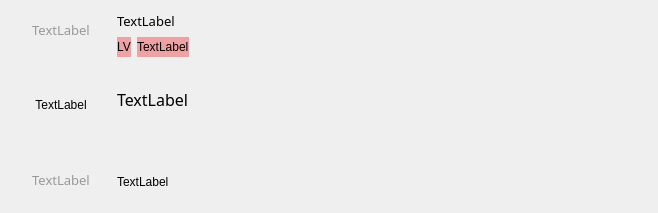
<?xml version="1.0" encoding="UTF-8"?>
<ui version="4.0">
 <class>Comment</class>
 <widget class="QWidget" name="Comment">
  <property name="geometry">
   <rect>
    <x>0</x>
    <y>0</y>
    <width>658</width>
    <height>213</height>
   </rect>
  </property>
  <property name="windowTitle">
   <string>Form</string>
  </property>
  <layout class="QGridLayout" name="gridLayout">
   <item row="0" column="0">
    <layout class="QHBoxLayout" name="horizontalLayout">
     <item>
      <layout class="QVBoxLayout" name="verticalLayout">
       <item>
        <layout class="QHBoxLayout" name="horizontalLayout_2">
         <item>
          <widget class="QLabel" name="indexLabel">
           <property name="minimumSize">
            <size>
             <width>100</width>
             <height>0</height>
            </size>
           </property>
           <property name="maximumSize">
            <size>
             <width>100</width>
             <height>30</height>
            </size>
           </property>
           <property name="font">
            <font>
             <family>微软雅黑</family>
             <pointsize>10</pointsize>
            </font>
           </property>
           <property name="layoutDirection">
            <enum>Qt::RightToLeft</enum>
           </property>
           <property name="styleSheet">
            <string notr="true">color: #999999;</string>
           </property>
           <property name="text">
            <string>TextLabel</string>
           </property>
           <property name="alignment">
            <set>Qt::AlignCenter</set>
           </property>
          </widget>
         </item>
        </layout>
       </item>
       <item alignment="Qt::AlignHCenter">
        <widget class="HeadLabel" name="picIcon">
         <property name="minimumSize">
          <size>
           <width>100</width>
           <height>100</height>
          </size>
         </property>
         <property name="maximumSize">
          <size>
           <width>100</width>
           <height>100</height>
          </size>
         </property>
         <property name="text">
          <string>TextLabel</string>
         </property>
         <property name="alignment">
          <set>Qt::AlignCenter</set>
         </property>
        </widget>
       </item>
       <item>
        <widget class="QLabel" name="dateLabel">
         <property name="minimumSize">
          <size>
           <width>100</width>
           <height>0</height>
          </size>
         </property>
         <property name="maximumSize">
          <size>
           <width>100</width>
           <height>30</height>
          </size>
         </property>
         <property name="font">
          <font>
           <family>微软雅黑</family>
           <pointsize>10</pointsize>
          </font>
         </property>
         <property name="styleSheet">
          <string notr="true">color: #999999;</string>
         </property>
         <property name="text">
          <string>TextLabel</string>
         </property>
         <property name="alignment">
          <set>Qt::AlignCenter</set>
         </property>
        </widget>
       </item>
      </layout>
     </item>
     <item>
      <layout class="QVBoxLayout" name="verticalLayout_2">
       <item>
        <layout class="QVBoxLayout" name="verticalLayout_3">
         <item>
          <widget class="QLabel" name="nameLabel">
           <property name="minimumSize">
            <size>
             <width>0</width>
             <height>20</height>
            </size>
           </property>
           <property name="maximumSize">
            <size>
             <width>16777215</width>
             <height>20</height>
            </size>
           </property>
           <property name="font">
            <font>
             <family>微软雅黑</family>
             <pointsize>10</pointsize>
            </font>
           </property>
           <property name="layoutDirection">
            <enum>Qt::LeftToRight</enum>
           </property>
           <property name="styleSheet">
            <string notr="true"/>
           </property>
           <property name="text">
            <string>TextLabel</string>
           </property>
           <property name="alignment">
            <set>Qt::AlignLeading|Qt::AlignLeft|Qt::AlignVCenter</set>
           </property>
          </widget>
         </item>
         <item>
          <layout class="QHBoxLayout" name="horizontalLayout_4">
           <item>
            <widget class="QLabel" name="levelLabel">
             <property name="minimumSize">
              <size>
               <width>0</width>
               <height>20</height>
              </size>
             </property>
             <property name="maximumSize">
              <size>
               <width>16777215</width>
               <height>20</height>
              </size>
             </property>
             <property name="styleSheet">
              <string notr="true">background:#eeA2A4;</string>
             </property>
             <property name="text">
              <string>LV</string>
             </property>
            </widget>
           </item>
           <item>
            <widget class="QLabel" name="titleLabel">
             <property name="minimumSize">
              <size>
               <width>0</width>
               <height>20</height>
              </size>
             </property>
             <property name="maximumSize">
              <size>
               <width>16777215</width>
               <height>20</height>
              </size>
             </property>
             <property name="styleSheet">
              <string notr="true">background:#eeA2A4;</string>
             </property>
             <property name="text">
              <string>TextLabel</string>
             </property>
            </widget>
           </item>
           <item>
            <spacer name="horizontalSpacer_3">
             <property name="orientation">
              <enum>Qt::Horizontal</enum>
             </property>
             <property name="sizeHint" stdset="0">
              <size>
               <width>40</width>
               <height>20</height>
              </size>
             </property>
            </spacer>
           </item>
          </layout>
         </item>
         <item>
          <widget class="QLabel" name="commentLabel">
           <property name="font">
            <font>
             <family>微软雅黑</family>
             <pointsize>12</pointsize>
            </font>
           </property>
           <property name="text">
            <string>TextLabel</string>
           </property>
          </widget>
         </item>
         <item>
          <layout class="QHBoxLayout" name="horizontalLayout_3">
           <property name="sizeConstraint">
            <enum>QLayout::SetDefaultConstraint</enum>
           </property>
           <item>
            <spacer name="horizontalSpacer_2">
             <property name="orientation">
              <enum>Qt::Horizontal</enum>
             </property>
             <property name="sizeHint" stdset="0">
              <size>
               <width>30</width>
               <height>20</height>
              </size>
             </property>
            </spacer>
           </item>
          </layout>
         </item>
        </layout>
       </item>
       <item>
        <widget class="QLabel" name="linkLabel">
         <property name="maximumSize">
          <size>
           <width>16777215</width>
           <height>40</height>
          </size>
         </property>
         <property name="text">
          <string>TextLabel</string>
         </property>
        </widget>
       </item>
      </layout>
     </item>
    </layout>
   </item>
  </layout>
 </widget>
 <customwidgets>
  <customwidget>
   <class>HeadLabel</class>
   <extends>QLabel</extends>
   <header location="global">.head_label.h</header>
  </customwidget>
 </customwidgets>
 <resources/>
 <connections/>
 <slots>
  <slot>AddLike()</slot>
  <slot>OpenComment()</slot>
 </slots>
</ui>
